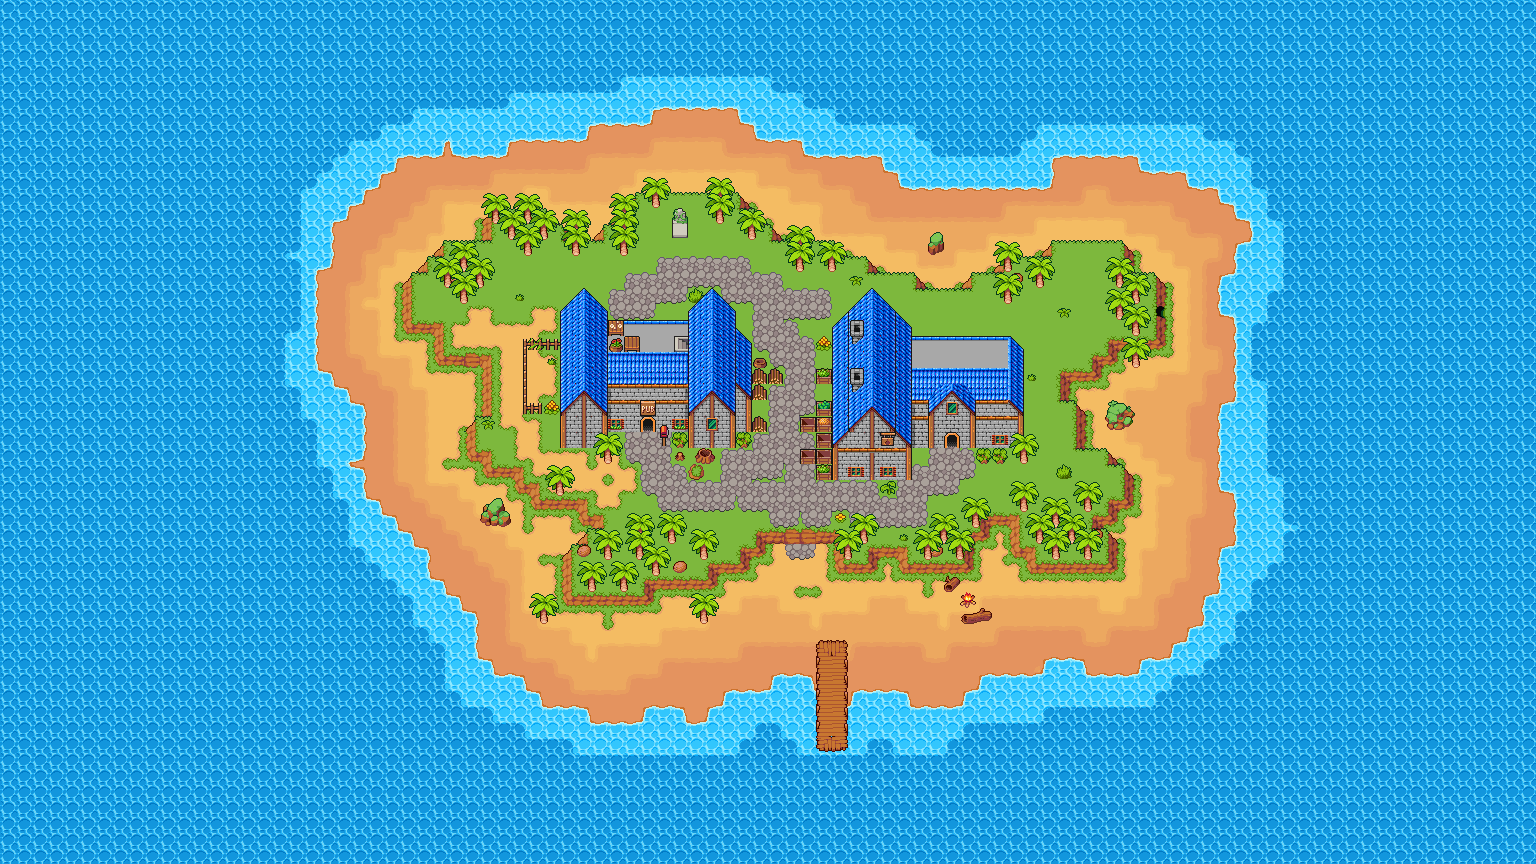

Tiled map render using the project's own tile images. Description and the map definition, with tile-layer contents summarised, below:
An orthogonal 96x54 tile map with 16x16 px tiles, 6 tile layers (bg, traversable, traversableMask, walls, ...), 1 hidden layer not drawn, 22 tilesets and 32 objects (23x AIENTITY, 5x Warp, 4x SKILL).

<map version="1.2" tiledversion="1.2.3" orientation="orthogonal" renderorder="right-down" width="96" height="54" tilewidth="16" tileheight="16" infinite="0" nextlayerid="39" nextobjectid="76">
 <tileset firstgid="1" source="tileset/cave1.0/Cave_A.tsx" />
 <tileset firstgid="61" source="tileset/cave1.0/Cave_B.tsx" />
 <tileset firstgid="285" source="tileset/desert1.0/Desert_A.tsx" />
 <tileset firstgid="485" source="tileset/desert1.0/Desert_B.tsx" />
 <tileset firstgid="597" source="tileset/dungeon1.1/Dungeon_A.tsx" />
 <tileset firstgid="753" source="tileset/dungeon1.1/Dungeon_B.tsx" />
 <tileset firstgid="1009" source="tileset/grasslands2.1/A1.tsx" />
 <tileset firstgid="1909" source="tileset/grasslands2.1/A2.tsx" />
 <tileset firstgid="3903" source="tileset/grasslands2.1/B.tsx" />
 <tileset firstgid="4159" source="tileset/grasslands2.1/C.tsx" />
 <tileset firstgid="4415" source="tileset/grasslands2.1/D.tsx" />
 <tileset firstgid="4671" source="tileset/grasslands2.1/E.tsx" />
 <tileset firstgid="4851" source="tileset/grasslands2.1/Flowers.tsx" />
 <tileset firstgid="4947" source="tileset/grasslands2.1/Trees.tsx" />
 <tileset firstgid="5059" source="tileset/town1.2/doors_outside.tsx" />
 <tileset firstgid="5091" source="tileset/town1.2/Town_A.tsx" />
 <tileset firstgid="5299" source="tileset/town1.2/Town_B.tsx" />
 <tileset firstgid="5891" source="tileset/town1.2/Town_C.tsx" />
 <tileset firstgid="6206" source="tileset/town1.2/Town_D.tsx" />
 <tileset firstgid="6654" source="tileset/town1.2/Town_doors_inside.tsx" />
 <tileset firstgid="6678" source="tileset/grasslands2.1/[GL] A1_Waterfall_sheet.tsx" />
 <tileset firstgid="6694" source="tileset/grasslands2.1/[GL] animated_sheet.tsx" />
 <layer id="38" name="bg" width="96" height="54">
  <data>[5184 cells, 5184 non-empty, 83 distinct tile ids]</data>
 </layer>
 <layer id="17" name="traversable" width="96" height="54">
  <data>[5184 cells, 900 non-empty, 26 distinct tile ids]</data>
 </layer>
 <layer id="19" name="traversableMask" width="96" height="54">
  <data>[5184 cells, 229 non-empty, 48 distinct tile ids]</data>
 </layer>
 <layer id="20" name="walls" width="96" height="54" offsetx="0" offsety="-16">
  <data>[5184 cells, 236 non-empty, 52 distinct tile ids]</data>
 </layer>
 <layer id="27" name="wallsMask" width="96" height="54" offsetx="0" offsety="-16">
  <data>[5184 cells, 245 non-empty, 36 distinct tile ids]</data>
 </layer>
 <layer id="24" name="overhead" width="96" height="54" offsetx="0" offsety="-16">
  <data>[5184 cells, 80 non-empty, 24 distinct tile ids]</data>
 </layer>
 <objectgroup color="#5555ff" id="9" name="warp">
  <object id="14" name="pub_dining" type="Warp" x="640" y="400" width="16" height="16">
   <properties>
    <property name="direction" value="NORTH" />
    <property name="x" type="int" value="49" />
    <property name="y" type="int" value="36" />
   </properties>
  </object>
  <object id="16" name="pub_rooms" type="Warp" x="672" y="336" width="16" height="16">
   <properties>
    <property name="direction" value="WEST" />
    <property name="x" type="int" value="54" />
    <property name="y" type="int" value="18" />
   </properties>
  </object>
  <object id="17" name="house" type="Warp" x="944" y="416" width="16" height="16">
   <properties>
    <property name="direction" value="NORTH" />
    <property name="x" type="int" value="57" />
    <property name="y" type="int" value="32" />
   </properties>
  </object>
  <object id="31" name="floating_island" type="Warp" x="944" y="336" width="16" height="16">
   <properties>
    <property name="direction" value="NORTH" />
    <property name="x" type="int" value="60" />
    <property name="y" type="int" value="26" />
   </properties>
  </object>
  <object id="75" name="dungeon_bank" type="Warp" x="1152" y="304" width="16" height="16">
   <properties>
    <property name="direction" value="WEST" />
    <property name="x" type="int" value="54" />
    <property name="y" type="int" value="26" />
   </properties>
  </object>
 </objectgroup>
 <objectgroup id="14" name="entity">
  <object id="26" name="crab" type="AIENTITY" x="672" y="656" width="16" height="16">
   <properties>
    <property name="aiEntityDataID" type="int" value="1" />
    <property name="bounds1x" type="int" value="0" />
    <property name="bounds1y" type="int" value="0" />
    <property name="bounds2x" type="int" value="96" />
    <property name="bounds2y" type="int" value="54" />
    <property name="direction" value="SOUTH" />
   </properties>
  </object>
  <object id="48" name="Fishing Master" type="AIENTITY" x="832" y="736" width="16" height="16">
   <properties>
    <property name="aiEntityDataID" type="int" value="2" />
    <property name="bounds1x" type="int" value="31" />
    <property name="bounds1y" type="int" value="30" />
    <property name="bounds2x" type="int" value="31" />
    <property name="bounds2y" type="int" value="30" />
    <property name="direction" value="EAST" />
   </properties>
  </object>
  <object id="52" name="crab" type="AIENTITY" x="496" y="576" width="16" height="16">
   <properties>
    <property name="aiEntityDataID" type="int" value="1" />
    <property name="bounds1x" type="int" value="0" />
    <property name="bounds1y" type="int" value="0" />
    <property name="bounds2x" type="int" value="96" />
    <property name="bounds2y" type="int" value="54" />
    <property name="direction" value="SOUTH" />
   </properties>
  </object>
  <object id="53" name="crab" type="AIENTITY" x="416" y="448" width="16" height="16">
   <properties>
    <property name="aiEntityDataID" type="int" value="1" />
    <property name="bounds1x" type="int" value="0" />
    <property name="bounds1y" type="int" value="0" />
    <property name="bounds2x" type="int" value="96" />
    <property name="bounds2y" type="int" value="54" />
    <property name="direction" value="SOUTH" />
   </properties>
  </object>
  <object id="54" name="crab" type="AIENTITY" x="368" y="304" width="16" height="16">
   <properties>
    <property name="aiEntityDataID" type="int" value="1" />
    <property name="bounds1x" type="int" value="0" />
    <property name="bounds1y" type="int" value="0" />
    <property name="bounds2x" type="int" value="96" />
    <property name="bounds2y" type="int" value="54" />
    <property name="direction" value="SOUTH" />
   </properties>
  </object>
  <object id="55" name="crab" type="AIENTITY" x="432" y="192" width="16" height="16">
   <properties>
    <property name="aiEntityDataID" type="int" value="1" />
    <property name="bounds1x" type="int" value="0" />
    <property name="bounds1y" type="int" value="0" />
    <property name="bounds2x" type="int" value="96" />
    <property name="bounds2y" type="int" value="54" />
    <property name="direction" value="SOUTH" />
   </properties>
  </object>
  <object id="56" name="crab" type="AIENTITY" x="608" y="160" width="16" height="16">
   <properties>
    <property name="aiEntityDataID" type="int" value="1" />
    <property name="bounds1x" type="int" value="0" />
    <property name="bounds1y" type="int" value="0" />
    <property name="bounds2x" type="int" value="96" />
    <property name="bounds2y" type="int" value="54" />
    <property name="direction" value="SOUTH" />
   </properties>
  </object>
  </objectgroup>
 <objectgroup id="16" name="skill">
  <!-- 4 objects omitted --></objectgroup>
 <layer id="25" name="collision" width="96" height="54" visible="0">
  <data>[5184 cells, 3949 non-empty, 1 distinct tile ids]</data>
 </layer>
</map>
<!-- 20 of 32 objects omitted -->
